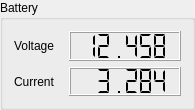
     <widget class="QGroupBox" name="batterySensBox">
      <property name="geometry">
       <rect>
        <x>28</x>
        <y>410</y>
        <width>195</width>
        <height>110</height>
       </rect>
      </property>
      <property name="title">
       <string>Battery</string>
      </property>
      <layout class="QHBoxLayout" name="horizontalLayout_5">
       <item>
        <layout class="QVBoxLayout" name="batterySensLabelsBox">
         <item>
          <widget class="QLabel" name="batterySensVoltageLabel">
           <property name="sizePolicy">
            <sizepolicy hsizetype="Minimum" vsizetype="Minimum">
             <horstretch>0</horstretch>
             <verstretch>0</verstretch>
            </sizepolicy>
           </property>
           <property name="text">
            <string>Voltage</string>
           </property>
          </widget>
         </item>
         <item>
          <widget class="QLabel" name="batterySensCurrentLabel">
           <property name="sizePolicy">
            <sizepolicy hsizetype="Minimum" vsizetype="Minimum">
             <horstretch>0</horstretch>
             <verstretch>0</verstretch>
            </sizepolicy>
           </property>
           <property name="text">
            <string>Current</string>
           </property>
          </widget>
         </item>
        </layout>
       </item>
       <item>
        <spacer name="horizontalSpacer_14">
         <property name="orientation">
          <enum>Qt::Orientation::Horizontal</enum>
         </property>
         <property name="sizeType">
          <enum>QSizePolicy::Policy::Fixed</enum>
         </property>
         <property name="sizeHint" stdset="0">
          <size>
           <width>8</width>
           <height>20</height>
          </size>
         </property>
        </spacer>
       </item>
       <item>
        <layout class="QVBoxLayout" name="batterySensValuesBox">
         <item>
          <widget class="QLCDNumber" name="batterySensVoltageValue">
           <property name="sizePolicy">
            <sizepolicy hsizetype="Expanding" vsizetype="Expanding">
             <horstretch>0</horstretch>
             <verstretch>0</verstretch>
            </sizepolicy>
           </property>
           <property name="font">
            <font>
             <pointsize>11</pointsize>
            </font>
           </property>
           <property name="digitCount">
            <number>6</number>
           </property>
           <property name="segmentStyle">
            <enum>QLCDNumber::SegmentStyle::Flat</enum>
           </property>
           <property name="value" stdset="0">
            <double>12.458000000000000</double>
           </property>
          </widget>
         </item>
         <item>
          <widget class="QLCDNumber" name="batterySensCurrentValue">
           <property name="sizePolicy">
            <sizepolicy hsizetype="Expanding" vsizetype="Expanding">
             <horstretch>0</horstretch>
             <verstretch>0</verstretch>
            </sizepolicy>
           </property>
           <property name="font">
            <font>
             <pointsize>11</pointsize>
            </font>
           </property>
           <property name="digitCount">
            <number>6</number>
           </property>
           <property name="segmentStyle">
            <enum>QLCDNumber::SegmentStyle::Flat</enum>
           </property>
           <property name="value" stdset="0">
            <double>3.284000000000000</double>
           </property>
          </widget>
         </item>
        </layout>
       </item>
      </layout>
     </widget>
